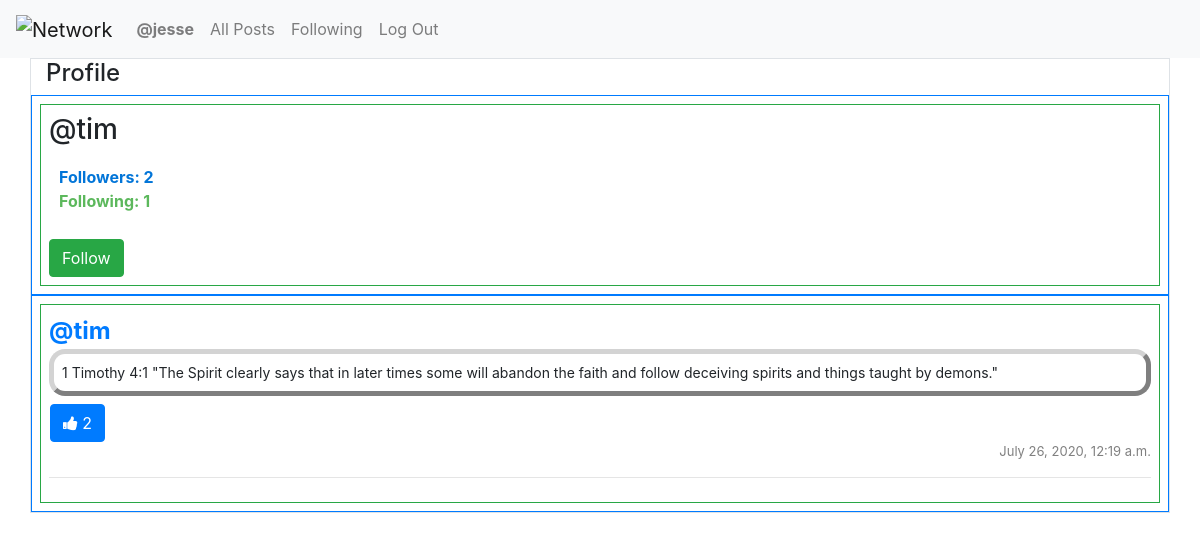
Before: /profile/tim (signed in) with the older database file.
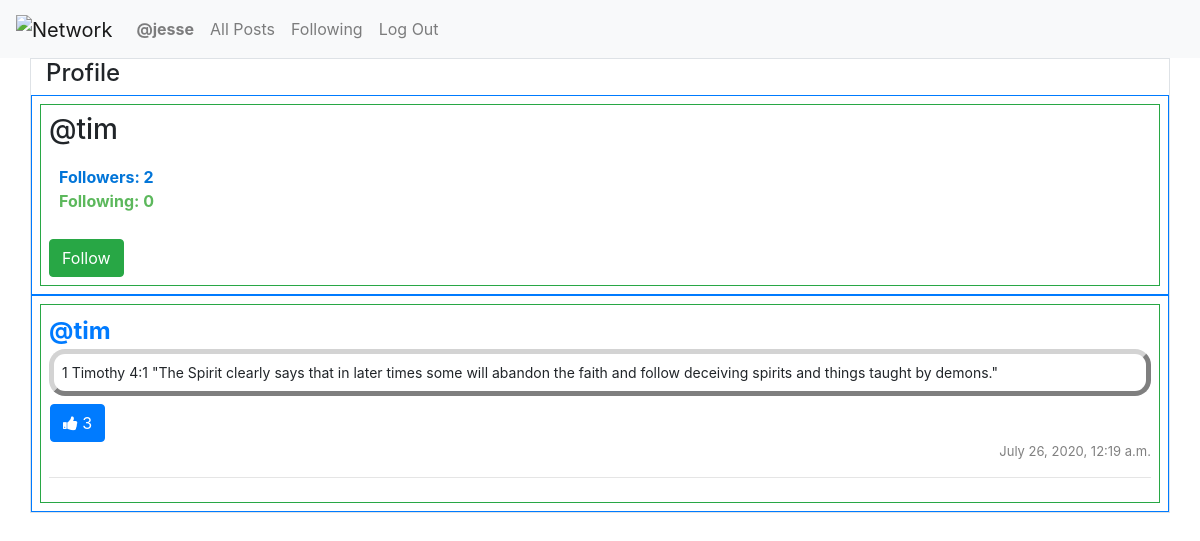
After: the same page with the newer database file.
### network/models.py (models this page shows, shortened)
class User(AbstractUser):
    following_count = models.IntegerField(default=0)
    followers_count = models.IntegerField(default=0)

class Post(models.Model):
    user = models.ForeignKey(User, on_delete=models.CASCADE, default="")
    content = models.TextField(max_length=64, default="")
    time = models.DateTimeField(default=now)
    likes = models.IntegerField(default=0)

### network/views.py (the view)
# urls.py: path("profile/<str:name>", views.profile_view, name="profile"),
def profile_view(request, name):
    user_info = User.objects.get(username=name)
    user_is_following = False   #Set for default value
    followers = Follower.objects.filter(user__username=name).all()
    for follower in followers:
        if follower.follower == request.user.username:
            user_is_following = True
        else:
            user_is_following = False
    liked_post_id_list = likedPostList(request)
    return render(request, "network/profile.html", {
        "name": user_info.username,
        "user_info": user_info,
        "user_is_following": user_is_following,
        "posts": list(Post.objects.all().filter(user__username=name)),
        "liked_post_id_list": liked_post_id_list
    })

### network/views.py (called while the page is built)
def likedPostList(request):
    liked_post_id_list = []
    if request.user:
        liked_posts = Like.objects.filter(user=request.user).all()
        for post in liked_posts:
            liked_post_id_list.append(post.post)
    return liked_post_id_list

### network/templates/network/profile.html (shortened to what this page needs)
{% extends "network/layout.html" %} {% block body %}
<div class="container border">
    <h4>Profile</h4>
    <div class="row border border-primary">
        <div class="col border border-success p-2 m-2">
            <h3>@{{ name }}</h3>
            <ul class="profile">
                <li class="followers">
                    Followers: {{user_info.followers_count}}
                </li>
                <li class="following">
                    Following: {{user_info.following_count}}
                </li>
            </ul>
            {% if user.is_authenticated %}
                {% if name == user.username %}
                {% else %}
                    {% if user_is_following %}
                        <form action="{% url 'unfollow' user.username name %}" method="post">
                            {% csrf_token %}
                            <button type="submit" class="btn btn-outline-success">Unfollow</button>
                        </form>
                    {% else %}
                        <form action="{% url 'follow' user.username name %}" method="post">
                            <button type="submit" class="btn btn-success">Follow</button>
                        </form>
                    {% endif %}
                {% endif %}
            {% endif %}
        </div>
    </div>
    <div class="row border border-primary">
        <div class="col border border-success p-2 m-2">
            {% include "modules/posts.html" %}
        </div>
    </div>
</div>
{% endblock %}

### network/templates/modules/posts.html (shortened to what this page needs)
{% for post in posts %}
    <ul class="post post-{{ post.id }}" data-post="{{ post.id }}">
        <li class="post-username"><a class="link-username" href="{% url 'profile' post.user.username %}">@{{ post.user.username }}</a></li>
        <li class="post-content">{{ post.content }}</li>
        <li class="post-likes">
            {% if user.is_authenticated %}
                {% if post.id in liked_post_id_list %}
                    <form class="likeForm">
                        <button
                            class="btn btn-primary"
                            type="button"
                            data-post="{{ post.id }}"
                            data-liked="true"
                            data-likes="{{ post.likes }}"
                            data-session-user="{{ request.user.username }}">
                                <i class="fa fa-thumbs-up"></i>
                                {{ post.likes }}
                        </button>
                    </form>
                {% endif %}
            {% endif %}
        <li class="post-time">{{ post.time }}</li>
    </ul>
    <hr class="hr-{{ post.id }}">
{% empty %}
    <span class="post-empty">No posts at this time!</span>
{% endfor %}

Changed rows visible on the page:
changed User "tim": following_count "1" → "0"
changed Post "tim": likes "2" → "3"
